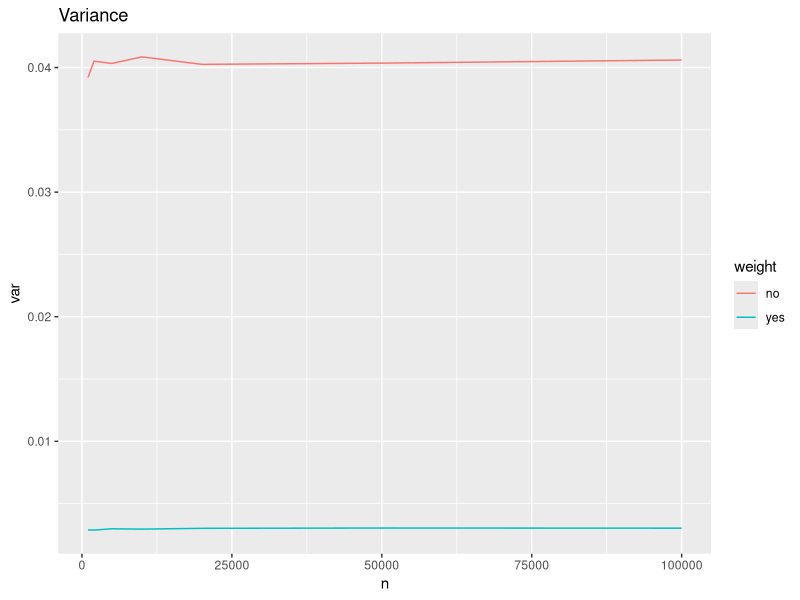
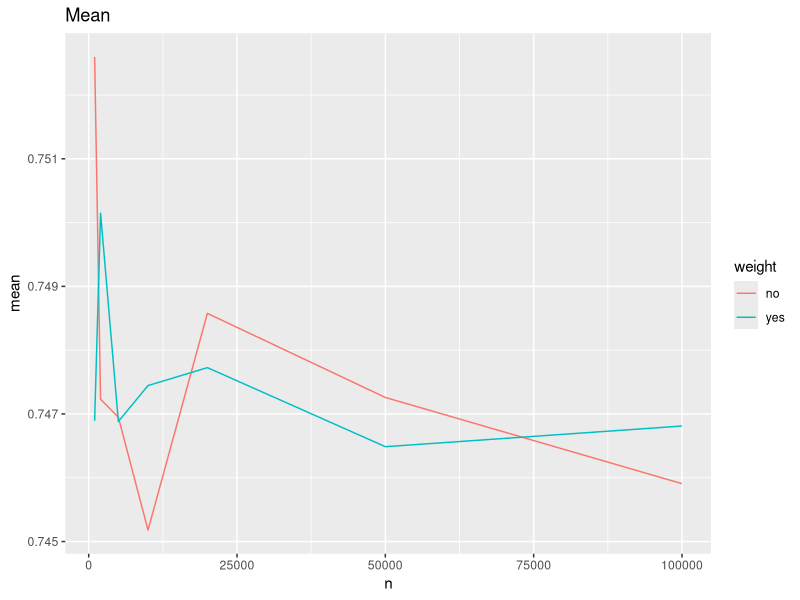
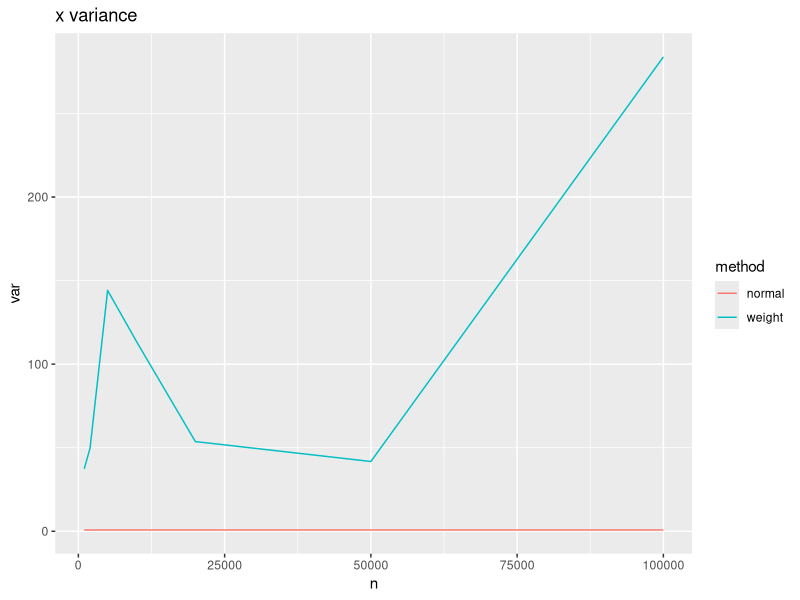
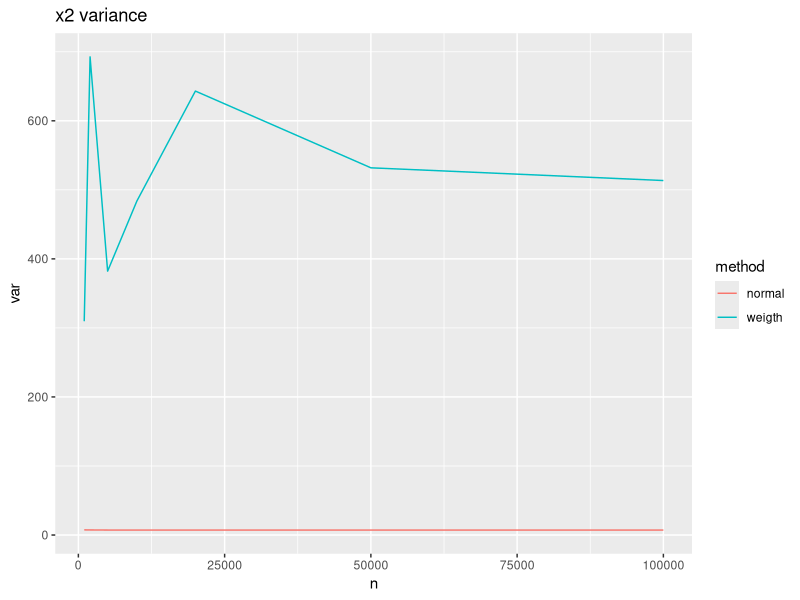
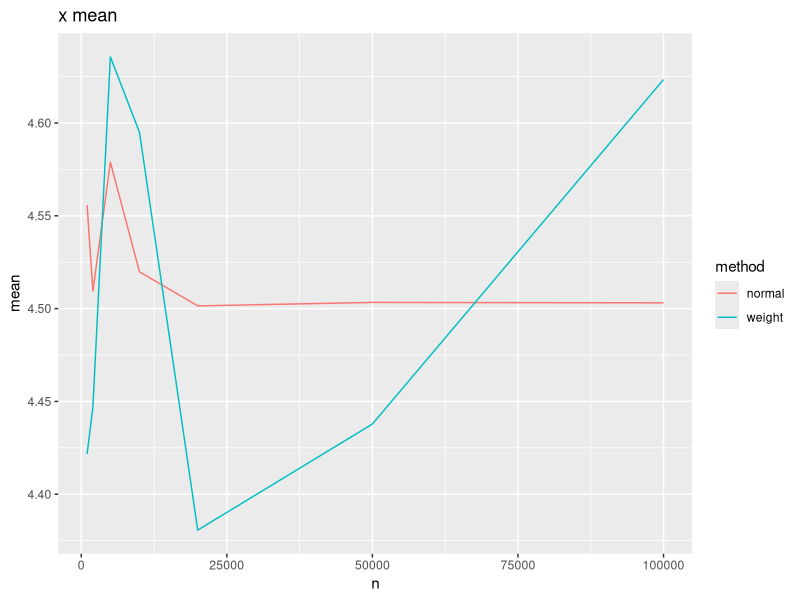
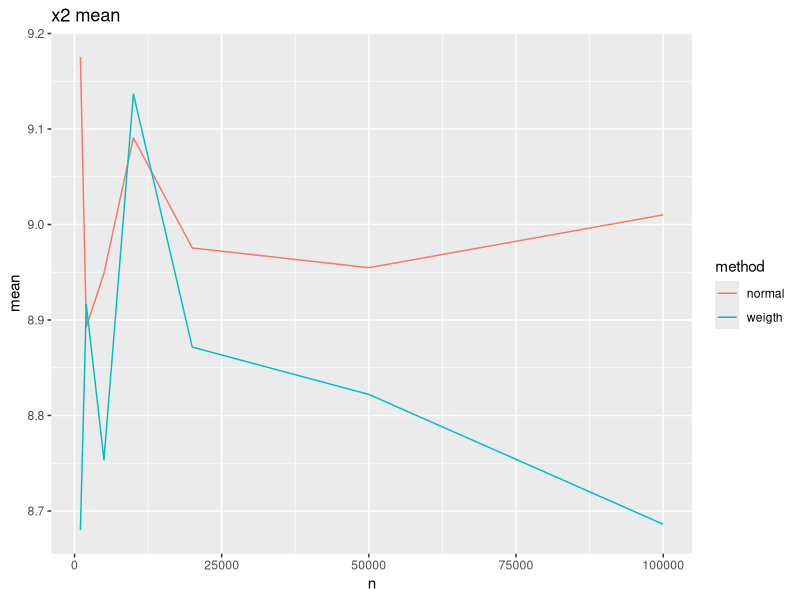

Here is the R script that generated these plots, in order:
## ---- chunk 1
knitr::opts_chunk$set(echo = TRUE)
library(tidyverse)
library(magrittr)
## ---- chunk 2
x <- runif(10000, 0, 1)

exp(2*x) %>% mean
## ---- chunk 3
x <- runif(1000, 0, 2)

(2 - 0)*exp(2*x) %>% mean
## ---- chunk 4
x <- runif(1000, 0, 1)


inv_G <- function(x) -1*log(1 - x*(exp(1) - 1)/exp(1))
g <- function(x) (exp(-x+1))/(exp(1)-1)
f <- function(x) exp(-x^2)
p <- function(x) dunif(x, 0, 1)

# weight
w <- function(x) p(x)/g(x)



weighted_mc <- function(n = 1000) {
  X <- inv_G(runif(n, 0, 1))
  X <- X[X<=1]
  Y <- w(X)*f(X)
  c(mean = mean(Y), var = var(Y))
}

normal_mc <- function(n = 1000) {
  x <- runif(n, 0, 1)
  c(mean = mean(f(x)), var = var(f(x)))
}

print("Importance weighing mean and variance")
weighted_mc()

print("No importance weighing mean and variance")
normal_mc()


## ---- chunk 5

comparison_df <- lapply(1000*c(1, 2, 5, 10, 20, 50, 100), function(n) {
  rbind(
    c(n, weighted_mc(n)),
    c(n, normal_mc(n))
  ) %>% as.data.frame() %>% 
    cbind(c("yes", "no"))
  
}) %>%
  do.call(rbind, .) %>%
  set_colnames(c("n", "mean", "var", "weight"))

p_var <- comparison_df %>%
  ggplot(aes(x = n, y = var, color = weight)) +
  geom_line() +
  labs(title = "Variance")

p_mean <- comparison_df %>%
  ggplot(aes(x = n, y = mean, color = weight)) +
  geom_line() +
  labs(title = "Mean")

print(p_var)
print(p_mean)

## ---- chunk 6

x <- runif(10000, 0, 3)

# f(x) = x
(3 - 0)*x %>% mean

# f(x) = x^2
(3 - 0)*x^2 %>% mean

## ---- chunk 7
AADD <- function(X) {
    
  Y <- c()  
  for(i in 1:length(X)) {
    x <- X[i]
          if(x < 0 | x > 3) {
        y <- 0
      } else if(x < 1) {
        y <-  .5*x
      } else if (x > 2) {
        y <-  .5 - .5*(x - 2)
      } else if(x < 2 & 1 < x) {
        y <- .5
      }
    Y <- c(Y, y)
  }

  Y
}
inv_AADD_CDF <- function(x) {
  
  if(x < 0 | 1 < x) {
    stop("x not in [0, 1]")
  }
  
  if(x < .25) {
    y <- 2*sqrt(x)
  } else if(x < .75) {
    y <- 2*x + .5
  } else {
    y <- 3 - 2*sqrt(1-x)
  }
  
  return(y)
}



weighted_mc <- function(n = 1000, a, b, f, q, inv_cdf_q) {
  
  x <- runif(n)
  X <- sapply(x, inv_cdf_q)
  
  w <- function(x) dunif(x, a, b)/q(x)
  Y <- (b - a)*w(X)*f(X)
  
  c(mean = mean(Y), var = var(Y))
}



normal_mc <- function(n = 1000, a, b, func) {
  x <- runif(n, a, b)
  c(mean = (b-a)*mean(func(x)), var = var(func(x)))
}



# f(x) = x
weighted_mc(10000, 0, 3,
            f = function(x) x,
            q = function(x) AADD(x),
            inv_cdf_q = function(x) inv_AADD_CDF(x))

# f(x) = x^2
weighted_mc(10000, 0, 3,
            f = function(x) x^2,
            q = function(x) AADD(x),
            inv_cdf_q = function(x) inv_AADD_CDF(x))
## ---- chunk 8

compare_estimates <- lapply(1000*c(1, 2, 5, 10, 20, 50, 100), function(n) {
  
  x <- runif(n, 0, 1)
  
  x_mc <- normal_mc(n, 0, 3, function(x) x)
  x2_mc <- normal_mc(n, 0, 3, function(x) x^2)
  
  
  x_aadd <- weighted_mc(10000, 0, 3,
                               f = function(x) x,
                               q = function(x) AADD(x),
                               inv_cdf_q = function(x) inv_AADD_CDF(x))
  x2_aadd <-  weighted_mc(10000, 0, 3,
                               f = function(x) x^2,
                               q = function(x) AADD(x),
                               inv_cdf_q = function(x) inv_AADD_CDF(x))
  
  df <- rbind(x_mc, x2_mc, x_aadd, x2_aadd) %>% 
    as.data.frame() %>% 
    cbind(func = c("x", "x2", "x", "x2"),
          method = c("normal", "normal", "weight", "weigth"),
          n = rep(n, 4))
    
    
  
  
  df
  
}) %>% 
  do.call(rbind, .) 



compare_estimates %>% 
  filter(func == "x") %>% 
  ggplot(aes(x = n, y = var, color = method)) +
  geom_line() +
  labs(title = "x variance")


compare_estimates %>% 
  filter(func == "x2") %>% 
  ggplot(aes(x = n, y = var, color = method)) +
  geom_line() +
  labs(title = "x2 variance")


compare_estimates %>% 
  filter(func == "x") %>% 
  ggplot(aes(x = n, y = mean, color = method)) +
  geom_line() +
  labs(title = "x mean")

compare_estimates %>% 
  filter(func == "x2") %>% 
  ggplot(aes(x = n, y = mean, color = method)) +
  geom_line()+
  labs(title = "x2 mean")

## ---- chunk 9


weighted_mc <- function(n = 1000, f) {
  
  x <- runif(n)
  X <- sapply(x, inv_AADD_CDF)
  
  w <- function(x) dunif(x, 0, 3)/AADD(x)
  Y <- 3*w(X)*f(X)
  
  mean(Y)
}


